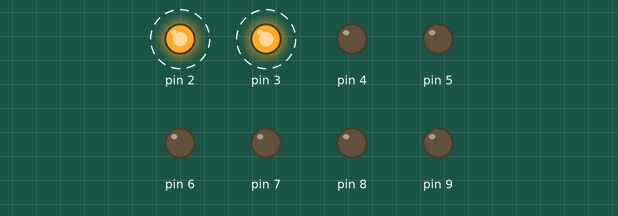
The sketch below on a simulated Arduino Uno, built with avr-gcc and run on an emulated ATmega328P. Parts: output pins drawn as LEDs (lit = HIGH). Dashed ring = blinking.

Above: at 0.5 s.
Timing chart, 0 to 4.6 s (numbered marks = the images above):
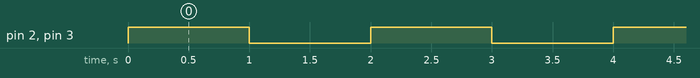

The sketch:

led_blink.ino
```cpp
 void setup() {
  // initialize digital pin LED_BUILTIN as an output.
  pinMode(2, OUTPUT);
  pinMode(3, OUTPUT);
  pinMode(4, OUTPUT);
  pinMode(5, OUTPUT);
  pinMode(6, OUTPUT);
  pinMode(7, OUTPUT);
  pinMode(8, OUTPUT);
  pinMode(9, OUTPUT);

}

// the loop function runs over and over again forever
void loop() {
  digitalWrite(2, HIGH);
  digitalWrite(3, HIGH);
  delay(1000);
  /* digitalWrite(4, HIGH);
    digitalWrite(5, HIGH);
    digitalWrite(6, HIGH);
    digitalWrite(7, HIGH);
    digitalWrite(8, HIGH);
    digitalWrite(9, HIGH);// turn the LED on (HIGH is the voltage level)
    delay(1000); */                      // wait for a second
   digitalWrite(2, LOW);
   digitalWrite(3, LOW);
    /*digitalWrite(4, LOW);
    digitalWrite(5, LOW);
    digitalWrite(6, LOW);
    digitalWrite(7, LOW);
    digitalWrite(8, LOW);
  digitalWrite(9, LOW);*/// turn the LED off by making the voltage LOW
  delay(1000);                       // wait for a second
}
```

Measured:
- by itself, pin 2, pin 3: alternates HIGH for 1.0 s and LOW for 1.0 s
